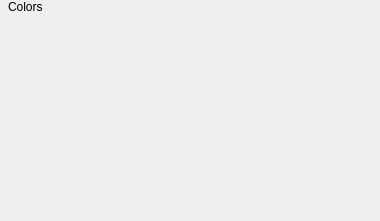
<?xml version="1.0" encoding="UTF-8"?>
<ui version="4.0">
 <class>ColorPanel</class>
 <widget class="QWidget" name="ColorPanel">
  <property name="geometry">
   <rect>
    <x>0</x>
    <y>0</y>
    <width>380</width>
    <height>221</height>
   </rect>
  </property>
  <property name="sizePolicy">
   <sizepolicy hsizetype="Preferred" vsizetype="Preferred">
    <horstretch>0</horstretch>
    <verstretch>1</verstretch>
   </sizepolicy>
  </property>
  <property name="minimumSize">
   <size>
    <width>0</width>
    <height>100</height>
   </size>
  </property>
  <property name="baseSize">
   <size>
    <width>0</width>
    <height>221</height>
   </size>
  </property>
  <property name="windowTitle">
   <string>Form</string>
  </property>
  <property name="styleSheet">
   <string notr="true"/>
  </property>
  <layout class="QVBoxLayout" name="verticalLayout_2" stretch="0,1">
   <property name="spacing">
    <number>0</number>
   </property>
   <property name="leftMargin">
    <number>0</number>
   </property>
   <property name="topMargin">
    <number>0</number>
   </property>
   <property name="rightMargin">
    <number>0</number>
   </property>
   <property name="bottomMargin">
    <number>0</number>
   </property>
   <item>
    <layout class="QHBoxLayout" name="colorHeaderLayout" stretch="1,0,0">
     <property name="spacing">
      <number>0</number>
     </property>
     <item>
      <spacer name="horizontalSpacer_2">
       <property name="orientation">
        <enum>Qt::Orientation::Horizontal</enum>
       </property>
       <property name="sizeType">
        <enum>QSizePolicy::Policy::Fixed</enum>
       </property>
       <property name="sizeHint" stdset="0">
        <size>
         <width>8</width>
         <height>1</height>
        </size>
       </property>
      </spacer>
     </item>
     <item>
      <widget class="QLabel" name="label">
       <property name="sizePolicy">
        <sizepolicy hsizetype="Preferred" vsizetype="Fixed">
         <horstretch>0</horstretch>
         <verstretch>0</verstretch>
        </sizepolicy>
       </property>
       <property name="maximumSize">
        <size>
         <width>16777215</width>
         <height>20</height>
        </size>
       </property>
       <property name="baseSize">
        <size>
         <width>0</width>
         <height>20</height>
        </size>
       </property>
       <property name="styleSheet">
        <string notr="true"/>
       </property>
       <property name="text">
        <string>Colors</string>
       </property>
      </widget>
     </item>
     <item>
      <spacer name="horizontalSpacer">
       <property name="orientation">
        <enum>Qt::Orientation::Horizontal</enum>
       </property>
       <property name="sizeHint" stdset="0">
        <size>
         <width>40</width>
         <height>1</height>
        </size>
       </property>
      </spacer>
     </item>
    </layout>
   </item>
   <item>
    <layout class="QVBoxLayout" name="verticalLayout" stretch="0,1,0">
     <property name="spacing">
      <number>0</number>
     </property>
     <item>
      <spacer name="verticalSpacer">
       <property name="orientation">
        <enum>Qt::Orientation::Vertical</enum>
       </property>
       <property name="sizeType">
        <enum>QSizePolicy::Policy::Minimum</enum>
       </property>
       <property name="sizeHint" stdset="0">
        <size>
         <width>13</width>
         <height>1</height>
        </size>
       </property>
      </spacer>
     </item>
     <item>
      <widget class="QWidget" name="mainSelectorContainer" native="true"/>
     </item>
     <item>
      <spacer name="verticalSpacer_2">
       <property name="orientation">
        <enum>Qt::Orientation::Vertical</enum>
       </property>
       <property name="sizeType">
        <enum>QSizePolicy::Policy::Minimum</enum>
       </property>
       <property name="sizeHint" stdset="0">
        <size>
         <width>13</width>
         <height>1</height>
        </size>
       </property>
      </spacer>
     </item>
    </layout>
   </item>
  </layout>
 </widget>
 <resources/>
 <connections/>
</ui>
